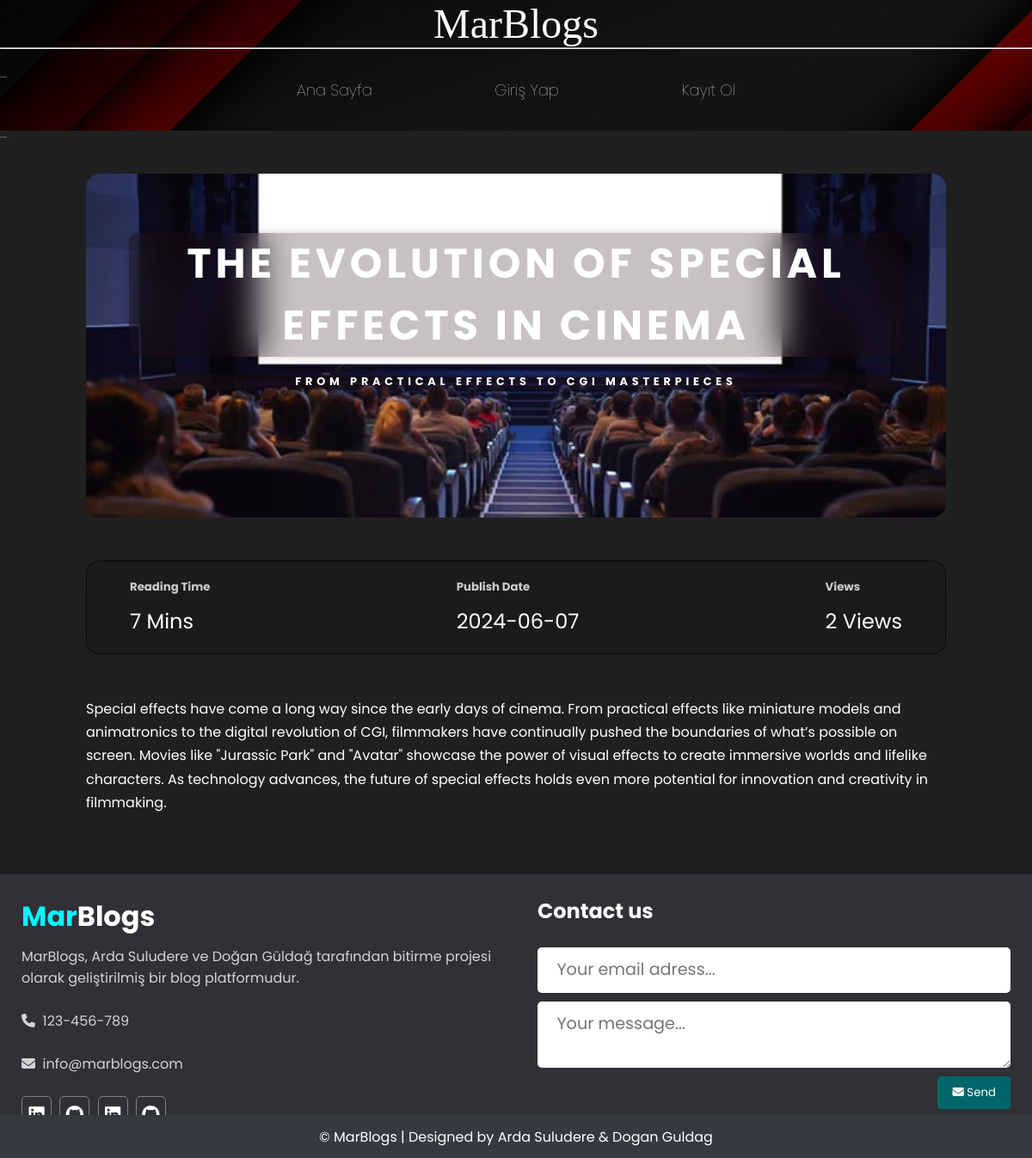
The app's page /blog/4 with its own data.
### app/models.py (models this page shows, shortened)
class Blogs(db.Model):
    id = db.Column(db.Integer, primary_key=True)
    author_id = db.Column(db.Integer, db.ForeignKey('user.id'))  # Kullanıcının ID'sini referans alır
    title = db.Column(db.String(100), nullable=False)
    subtitle = db.Column(db.String(100), nullable=False)
    category = db.Column(db.String(100), nullable=False)
    reading_time = db.Column(db.Integer, nullable=False)
    publish_date = db.Column(db.Date, nullable=False)
    views = db.Column(db.Integer, nullable=False)
    content = db.Column(db.String(2000), nullable=False)
    @property
    def author_username(self):
        return self.author.username if self.author else None
    @property
    def author_photograph(self):
        return self._author_photograph

### app/views.py (the view)
@app.route('/blog/<string:category_name>')
def category_blogs(category_name):
    blogs = Blogs.query.filter_by(category=category_name).all()
    for blog in blogs:
        user = User.query.filter_by(id=blog.author_id).first()
        image_url = url_for('static', filename=f'assets/images/blog-photos/{blog.category}.jpg')
        blog.image_url = image_url
        if user:
            blog.author_username = user.username
            blog.author_photograph = user.photograph
    return render_template('main.html', blogs=blogs)

### app/views.py (called while the page is built)
@app.route('/blog/<int:blog_id>')
def blog_detail(blog_id):
    blog = Blogs.query.get(blog_id)
    if blog:
        blog.views += 1         # Görüntülenme sayısını bir arttır
        db.session.commit()     # Değişiklikleri veritabanına kaydet
        image_url = url_for('static', filename=f'assets/images/blog-photos/{blog.category}.jpg')
        blog.image_url = image_url
        return render_template('blog_page.html', blog=blog)
    else:
        return redirect(url_for('main'))    # Blog bulunamazsa ana sayfaya yönlendir

### app/templates/blog_page.html (shortened to what this page needs)
{% extends 'base.html' %} {% block title %} {{ blog.title }} {%endblock%}
{%block content%}
<main class="bp-index">
    <div class="bp-container">
        <header class="bp-header">
            <div class="bp-category">
                <div class="bp-info">
                    <div class="bp-tag">
                        <i class="fa-solid fa-tag"></i>
                        <span>{{ blog.category }}</span>
                    </div>
                    <h1 class="bp-title">{{ blog.title }}</h1>
                    <p class="bp-subtitle">{{ blog.subtitle }}</p>
                </div>
            </div>
        </header>
        <section class="bp-details">
            <div class="bp-item">
                <h5 class="bp-item-title">Reading Time</h5>
                <p class="bp-item-text"><span class="bp-item-data">{{ blog.reading_time }}</span> Mins</p>
            </div>
            <div class="bp-item">
                <h5 class="bp-item-title">Publish Date</h5>
                <p class="bp-item-text"><span class="bp-item-data">{{ blog.publish_date }}</span></p>
            </div>
            <div class="bp-item">
                <h5 class="bp-item-title">Views</h5>
                <p class="bp-item-text"><span class="bp-item-data">{{ blog.views }}</span> Views</p>
            </div>
        </section>
        <article>
            {{ blog.content | safe }}
        </article>
    </div>
</main>
{%endblock%}

### app/templates/base.html (shortened to what this page needs)
<!DOCTYPE html>
<html lang="en">
<head>
    <link rel="stylesheet" href="/static/assets/css/style.css">
    <link rel="stylesheet" href="/static/assets/css/blog-style.css">
    <link rel="stylesheet" href="/static/assets/css/blog_submit.css">
    <link rel="stylesheet" href="/static/assets/css/write.css">
    <link rel="stylesheet" href="/static/assets/css/blog_page.css">
    <link rel="stylesheet" href="/static/assets/css/my_profile.css">
    <link rel="stylesheet" href="/static/assets/css/login.css">
    <link rel="stylesheet" href="/static/assets/css/register.css">
    <link rel="stylesheet" href="/static/assets/css/footer.css">
    <link href='https://unpkg.com/boxicons@2.1.4/css/boxicons.min.css' rel='stylesheet'>
    <link rel="stylesheet" href="https://cdnjs.cloudflare.com/ajax/libs/font-awesome/6.5.1/css/all.min.css">
</head>
<body>
    <div>
        {% include "_navbar.html" %}
    </div>
    {% block content %}
    {% endblock %}
    {% include "_footer.html" %}
</body>
</html>

### app/templates/_navbar.html
<header class="main-header">
    <h1 class="site-name">MarBlogs</h1>
    <hr />
    <nav class="nav main-nav">
        <ul>
            <li><a href="{{ url_for('main') }}">Ana Sayfa</a></li>
            {% if current_user.is_authenticated %}
                <li><a href="{{ url_for('my_profile') }}">Profilim</a></li>
                <li><a href="{{ url_for('submit_blog') }}">Blog Yaz</a></li>
                {% if current_user.is_admin %}
                    <li><a href="{{ url_for('admin.index') }}">AdminPanel</a></li>
                {% endif %}
                <li><a href="{{ url_for('auth.logout') }}">Çıkış Yap</a></li>
                {% else %}
                <li><a href="{{ url_for('auth.login') }}">Giriş Yap</a></li>
                <li><a href="{{ url_for('auth.register') }}">Kayıt Ol</a></li>
        {% endif %}
        </ul>
    </nav>
</header>

### app/templates/_footer.html (shortened to what this page needs)
<div class="footer">
    <div class="footer-content">
        <div class="footer-section about">
            <h1 class="logo-text"><span>Mar</span>Blogs</h1>
            <p style="padding-top: 10px;">MarBlogs, Arda Suludere ve Doğan Güldağ tarafından bitirme projesi olarak geliştirilmiş bir blog platformudur.</p>
            <br>
            <div class="contant">
                <span><i class="fas fa-phone"></i>&nbsp; 123-456-789</span>
                <br><br>
                <span><i class="fas fa-envelope"></i>&nbsp; info@marblogs.com</span>
            </div>
            <br>
            <div class="socials">
                <a href="https://www.linkedin.com/in/arda-baran-suludere-a4115b254/" target="_blank"></a>
                <a href="https://github.com/ArdaBaranSuludere" target="_blank"></a>
                <a href="https://www.linkedin.com/in/doğan-güldağ-b8252323a/" target="_blank"></a>
                <a href="https://github.com/doganguldag" target="_blank"></a>
            </div>
        </div>
        <div class="footer-section contact-form">
            <h2>Contact us</h2>
            <br>
            <form action="{{ url_for('subscribe_newsletter') }}" method="post">
                <input type="email" name="email" class="text-input contact-input" placeholder="Your email adress..." required>
                <textarea name="message" class="text-input contact-input" placeholder="Your message..." required></textarea>
                <button type="submit" class="footer-btn btn-big contact-btn">
                    <i class="fas fa-envelope"></i>
                    Send
                </button>
            </form>
        </div>
    </div>
    <div class="footer-bottom">
        &copy; MarBlogs | Designed by Arda Suludere & Dogan Guldag
    </div>
</div>

### app/static/assets/css/style.css (style rules this page uses)
* { margin: 0; padding: 0; box-sizing: border-box; font-family: "Poppins", sans-serif; }

### app/static/assets/css/blog-style.css (style rules this page uses)
html,body { margin: 0; padding: 0; background-color: #DDD0C8; }
.nav { display: inline; }
.nav ul { margin: 0; }
.nav li { display: inline; font-size: large; }
.nav a { display: inline-block; padding: .5em; color: white; text-decoration: none; }
.main-nav { text-align: center; padding: .5em; font-weight: lighter; border-bottom: 1px solid rgba(255,255,255, .3); }
.main-nav li { padding: 0 5%; }
.main-header { background-color: rgba(0,0,0, .6); background-image: url("/static/assets/images/header-background.jpg"); background-blend-mode: multiply; background-size: cover; font-family: Raleway; }
.site-name { text-align: center; margin-bottom: 5px; font-size: 3em; font-family: "Booter - Zero Zero"; font-weight: normal; color: white; height: 50px; }

### app/static/assets/css/blog_page.css (style rules this page uses)
.bp-index { display: flex; justify-content: center; padding: 50px; font-family: 'Poppins', sans-serif; color: #fff; background-color: #202020; }
.bp-container { max-width: 1000px; }
.bp-container .bp-header .bp-category { font-size: 1.2rem; font-weight: bold; letter-spacing: 0.3rem; text-transform: uppercase; }
.bp-container .bp-header .bp-info { text-align: center; }
.bp-container .bp-header .bp-info .bp-title { margin: 20px 0; font-size: 3rem; font-weight: bold; }
.bp-container .bp-header .bp-info .bp-subtitle { min-width: 70%; margin: 0 auto 20px; font-size: 0.8rem; }
.bp-details { display: flex; justify-content: space-between; background: rgba(0, 0, 0, 0.14); margin-top: 50px; padding: 20px 50px; border-radius: 16px; box-shadow: 0 4px 30px rgba(0, 0, 0, 0.1); border: 1px solid rgba(0, 0, 0, 0.68); }
.bp-details .bp-item .bp-item-title { color: #ccc; }
.bp-details .bp-item .bp-item-text { margin-top: 12px; font-size: 1.5rem; }
.bp-container article { margin-top: 50px; padding-bottom: 20px; line-height: 1.70; }
.bp-index .bp-container .bp-header .bp-category .bp-info .bp-title, .bp-index .bp-container .bp-header .bp-category .bp-info .bp-subtitle { background-color: rgba(36, 12, 12, 0.253); backdrop-filter: blur(20px); box-shadow: 0 0 10px rgba(0, 0, 0, .2); border-radius: 10px; }

### app/static/assets/css/footer.css (style rules this page uses)
.footer { background: #303036; color: #d3d3d3; height: 330px; position: relative; }
.footer .footer-content .footer-section .contant { margin-bottom: 5px; }
.footer .footer-content { height: 330px; display: flex; }
.footer .footer-content .footer-section { flex: 1; padding: 25px; }
.footer .footer-content h1, .footer .footer-content h2 { color: white; }
.footer .footer-content .about h1 span { color: #05f7ff; }
.footer .footer-content .about .socials a { color: white; border: 1px solid gray; width: 35px; height: 35px; padding-top: 5px; margin-right: 5px; justify-content: center; align-items: center; text-align: center; display: inline-block; font-size: 1.3em; border-radius: 5px; }
.text-input { padding: .7rem 1rem; display: block; width: 100%; border: 1px solid #e0e0e0; border-radius: 5px; outline: none; color: #444; line-height: 1.5rem; font-size: 1.2em; }
.footer .footer-content .contact-form .contact-input { background: #ffffff; color: #000000; margin-bottom: 10px; line-height: 1.5rem; padding: .9rem 1.4rem; border: none; }
.footer .footer-content .contact-form .contact-btn { float: right; }
.footer-btn { padding: .5rem 1rem; background: #006669; color: white; border: 1px solid transparent; border-radius: .25rem; }
.footer .footer-bottom { display: flex; justify-content: center; align-items: center; background: #343a40; color: white; height: 50px; text-align: center; position: fixed; bottom: 0px; left: 0px; width: 100%; z-index: 999; font-family: "Poppins", sans-serif; }

### records on screen
Blogs: title "THE EVOLUTION OF SPECIAL EFFECTS IN CINEMA", subtitle "FROM PRACTICAL EFFECTS TO CGI MASTERPIECES", reading_time "7", publish_date "2024-06-07", views "2", content "Special effects have come a long way since the early days of cinema. From practical effects like miniature models and animatronics to the digital revolution of CGI, filmmakers have continually pushed the boundaries of what’s possible on screen. Movies like \"Jurassic Park\" and \"Avatar\" showcase the power of visual effects to create immersive worlds and lifelike characters. As technology advances, the future of special effects holds even more potential for innovation and creativity in filmmaking."
